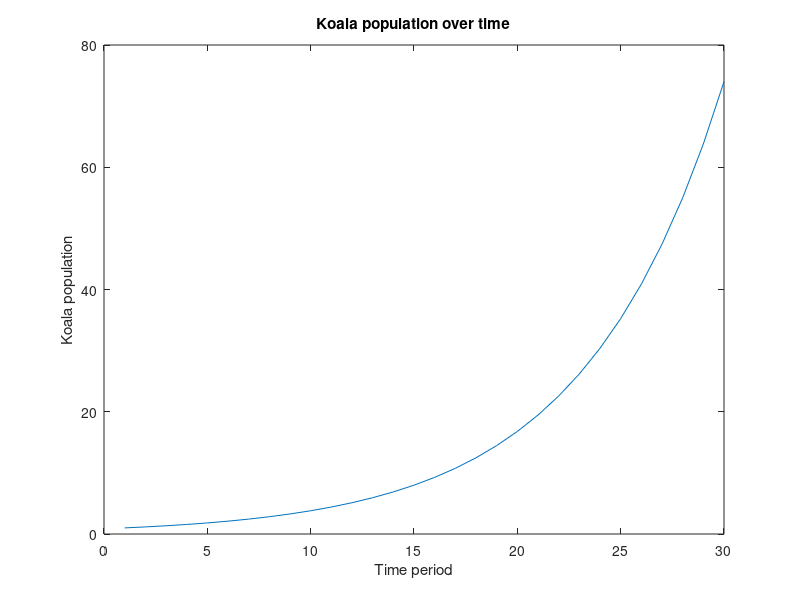

Reproduce this figure in MATLAB.
% Number of time periods
T = 30;

% Initialize vector for T time periods.
N = zeros([T 1]);

% Set initial population
N_0 = 1;
N(1) = N_0;

% This is where mu goes
mu = 0.16;

% Iterate over time periods, calculating the new population
% at time i
for i = 2:T
   N(i) = N(i-1) + mu*N(i-1);
end

plot(N)
xlabel('Time period')
ylabel('Koala population')
title('Koala population over time')
saveas(gcf, './PS4_F2', 'png');
disp('simulation complete!') 
